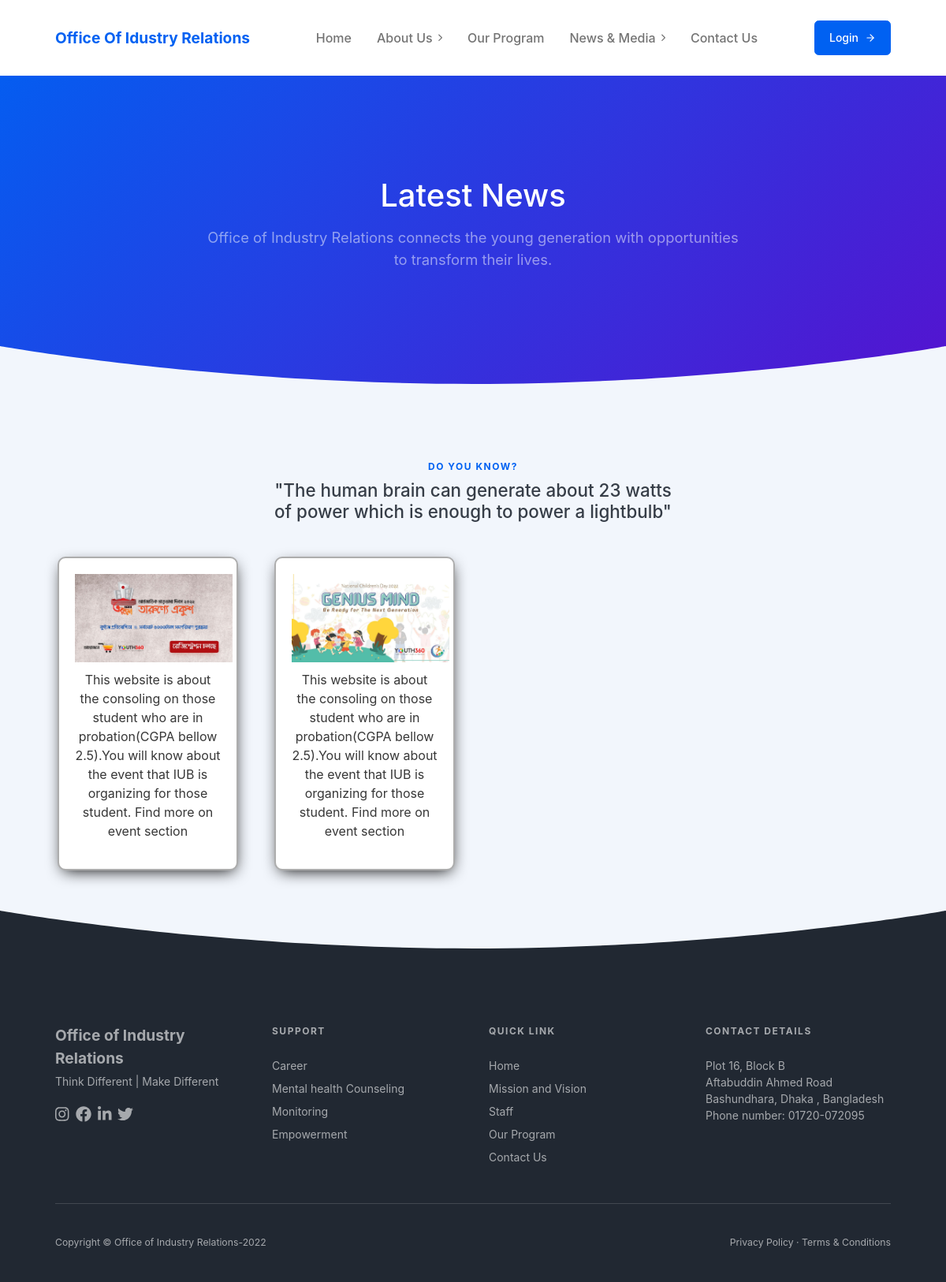
The app's page /news-media/news.php with its own data.
### tables this page shows
CREATE TABLE `news` (
  `id` int(10) NOT NULL,
  `description` varchar(300) NOT NULL,
  `image` varchar(50) NOT NULL
);

### news-media/news.php (the view, shortened to what this page needs)
<!DOCTYPE html>
<html lang="en">
    <head>
        <link href="../css/styles.css" rel="stylesheet" />
        <link rel="stylesheet"href="../css/custom_style.css"type="text/css"/>
        <link rel="stylesheet" href="https://unpkg.com/aos@next/dist/aos.css" />
    </head>
    <body>
        <div id="layoutDefault">
            <div id="layoutDefault_content">
                <main>
                    <nav class="navbar navbar-marketing navbar-expand-lg bg-white navbar-light fixed-top">
                        <div class="container px-5">
                            <a class="navbar-brand text-primary" href="../index.html">Office Of Idustry Relations</a>
                            <div class="collapse navbar-collapse" id="navbarSupportedContent">
                                <ul class="navbar-nav ms-auto me-lg-5">
                                    <li class="nav-item"><a class="nav-link" href="../index.html">Home</a></li>
                                    <li class="nav-item dropdown no-caret">
                                        <a class="nav-link dropdown-toggle" id="navbarDropdownDocs" href="#" role="button" data-bs-toggle="dropdown" aria-haspopup="true" aria-expanded="false">
                                            About Us
                                            <i class="fas fa-chevron-right dropdown-arrow"></i>
                                        </a>
                                    </li>
                                    <li class="nav-item"><a class="nav-link" href="../program.php">Our Program</a></li>
                                    <li class="nav-item dropdown no-caret">
                                        <a class="nav-link dropdown-toggle" id="navbarDropdownDocs" href="#" role="button" data-bs-toggle="dropdown" aria-haspopup="true" aria-expanded="false">
                                            News & Media
                                            <i class="fas fa-chevron-right dropdown-arrow"></i>
                                        </a>
                                    </li>
                                    <li class="nav-item"><a class="nav-link" href="../contact.php">Contact Us</a></li>
                                </ul>
                                <a class="btn fw-500 ms-lg-4 btn-primary" href="../login.php">
                                    Login
                                    <i class="ms-2" data-feather="arrow-right"></i>
                                </a>
                            </div>
                        </div>
                    </nav>
                    <header class="page-header-ui page-header-ui-dark bg-gradient-primary-to-secondary">
                        <div class="page-header-ui-content pt-10">
                            <div class="container px-5 text-center">
                                <div class="row gx-5 justify-content-center">
                                    <div class="col-lg-8">
                                        <h1 class="page-header-ui-title mb-3">Latest News</h1>
                                        <p class="page-header-ui-text">Office of Industry Relations connects the young generation with opportunities to transform their lives.</p>
                                    </div>
                                </div>
                            </div>
                        </div>
                        <div class="svg-border-rounded text-light">
                            <svg xmlns="http://www.w3.org/2000/svg" viewBox="0 0 144.54 17.34" preserveAspectRatio="none" fill="currentColor"><path d="M144.54,17.34H0V0H144.54ZM0,0S32.36,17.34,72.27,17.34,144.54,0,144.54,0"></path></svg>
                        </div>
                    </header>
                    <section class="bg-light py-10">
                        <div class="container px-5">
                            <div class="row gx-5 justify-content-center">
                                <div class="col-lg-6">
                                    <div class="text-center">
                                        <div class="text-xs text-uppercase-expanded text-primary mb-2">DO YOU KNOW?</div>
                                        <h2 class="mb-5"> "The human brain can generate about 23 watts of power which  is enough to power a lightbulb"</h2>
                                    </div>
                                </div>
                            </div>
                            <div class="row gx-5">
                                    <?php
                                    include_once '../php/conn.php';
                                    $query = $mysqli->query("SELECT * FROM news ORDER BY id DESC");
                                    if($query->num_rows > 0){
                                    while($row = $query->fetch_assoc()){
                                    $imageURL = '../images/'.$row["image"];
                                    $content = $row["description"];
                                    ?>
                                    <div id="singleBlock"class="col-md-3">
                                        <div id="innerBlock">
                                        <img src="<?php echo $imageURL; ?>"/>
                                        <div id="blockContent"><p>
                                          <?php echo $content; ?>
                                        </p> </div>
                                        </div>
                                    </div>
                                    <?php }
                                    }else{ ?>
                                        <p>No news found...</p>
                                    <?php } ?>
                            </div>
                        </div>
                        <div class="svg-border-rounded text-dark">
                            <svg xmlns="http://www.w3.org/2000/svg" viewBox="0 0 144.54 17.34" preserveAspectRatio="none" fill="currentColor"><path d="M144.54,17.34H0V0H144.54ZM0,0S32.36,17.34,72.27,17.34,144.54,0,144.54,0"></path></svg>
                        </div>
                    </section>
                </main>
            </div>
            <div id="layoutDefault_footer">
                <footer class="footer pt-10 pb-5 mt-auto bg-dark footer-dark">
                    <div class="container px-5">
                        <div class="row gx-5">
                            <div class="col-lg-3">
                                <div class="footer-brand">Office of Industry Relations </div>
                                <div class="mb-3">Think Different | Make Different</div>
                                <div class="icon-list-social mb-5">
                                    <a class="icon-list-social-link" href=""><i class="fab fa-instagram"></i></a>
                                    <a class="icon-list-social-link" href=""><i class="fab fa-facebook"></i></a>
                                    <a class="icon-list-social-link" href=""><i class="fab fa-linkedin-in"></i></a>
                                    <a class="icon-list-social-link" href=""><i class="fab fa-twitter"></i></a>
                                </div>
                            </div>
                            <div class="col-lg-9">
                                <div class="row gx-5">
                                    <div class="col-lg-4 col-md-6 mb-5 mb-lg-0">
                                        <div class="text-uppercase-expanded text-xs mb-4">Support</div>
                                        <ul class="list-unstyled mb-0">
                                            <li class="mb-2"><a href="#!">Career</a></li>
                                            <li class="mb-2"><a href="#!">Mental health Counseling</a></li>
                                            <li class="mb-2"><a href="#!">Monitoring</a></li>
                                            <li><a href="#!">Empowerment</a></li>
                                        </ul>
                                    </div>
                                    <div class="col-lg-4 col-md-6 mb-5 mb-lg-0">
                                        <div class="text-uppercase-expanded text-xs mb-4">Quick Link</div>
                                        <ul class="list-unstyled mb-0">
                                            <li class="mb-2"><a href="index.html">Home</a></li>
                                            <li class="mb-2"><a href="about-us/mission-vision.html">Mission and Vision</a></li>
                                            <li class="mb-2"><a href="about-us/staff.html">Staff</a></li>
                                            <li class="mb-2"><a href="program.html">Our Program</a></li>
                                            <li class="mb-2"><a href="contact.html">Contact Us</a></li>
                                        </ul>
                                    </div>
                                    <div class="col-lg-4 col-md-6">
                                        <div class="text-uppercase-expanded text-xs mb-4">Contact Details</div>
                                        <p>Plot 16, Block B<br>Aftabuddin Ahmed Road<br> Bashundhara, Dhaka , Bangladesh <br>Phone number: 01720-072095</p>
                                    </div>
                                </div>
                            </div>
                        </div>
                        <hr class="my-5" />
                        <div class="row gx-5 align-items-center">
                            <div class="col-md-6 small">Copyright &copy; Office of Industry Relations-2022</div>
                            <div class="col-md-6 text-md-end small">
                                <a href="#!">Privacy Policy</a>
                                &middot;
                                <a href="#!">Terms &amp; Conditions</a>
                            </div>
                        </div>
                    </div>
                </footer>
            </div>
        </div>
    </body>
</html>

### css/custom_style.css (style rules this page uses)
div#innerBlock { background: white; margin: 3px; padding:20px; border:2px solid #00000052; box-shadow: 1px 6px 20px -6px black; text-align:center; border-radius: 10px; }
#innerBlock img { width:200px;margin-bottom:10px }
#innerBlock p { color: #000000c9; }

### records on screen
news: image (picture), description "This website is about the consoling on those student who are in probation(CGPA bellow 2.5).You will know about the event that IUB is organizing for those student. Find more on event section"
news: image (picture), description "This website is about the consoling on those student who are in probation(CGPA bellow 2.5).You will know about the event that IUB is organizing for those student. Find more on event section"
